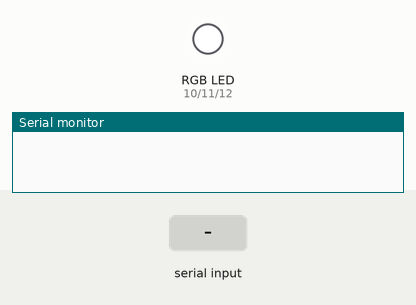
Simulated run of this sketch. Board: Arduino Uno, built with avr-gcc and run on an emulated ATmega328P. On the bench: an RGB LED mixed from three pins (HIGH = lit), the last lines printed to the serial monitor. The inputs (shaded band) are chosen by the test bench.

Above: at 1.2 s.
1.3 s: "90,45\n" received over Serial
At 2.0 s:
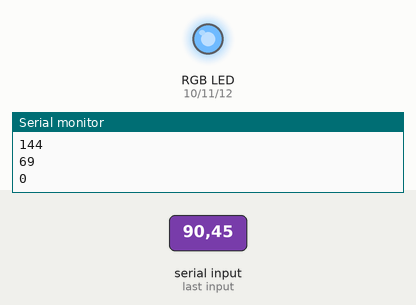
2.8 s: "30,150\n" received over Serial
At 3.4 s:
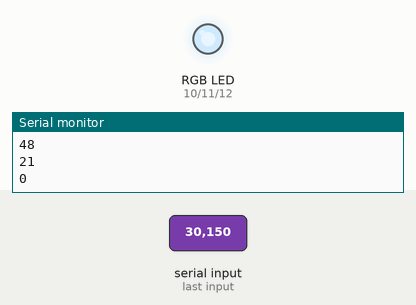
4.3 s: "5\n" received over Serial
At 4.8 s:
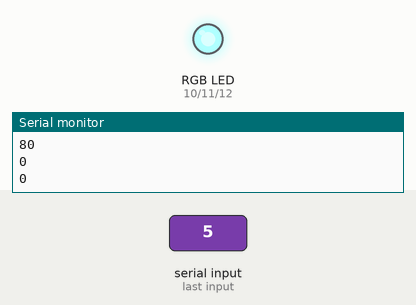
5.8 s: "90\n" received over Serial
At 6.1 s:
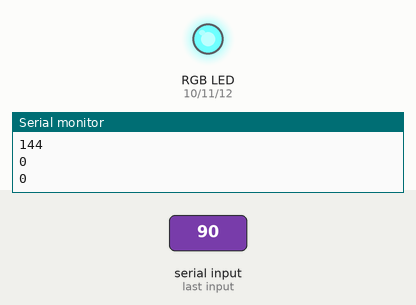
Timing chart, 0 to 8.3 s (numbered marks = the images above; inputs shaded):
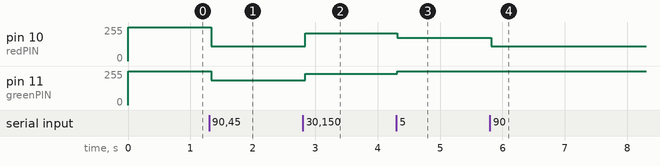

Measured:
- after the input at 1.3 s, pin 10 (redPIN): 255/255 → 111/255 at once; pin 11 (greenPIN): 255/255 → 186/255 at once
- after the input at 2.8 s, pin 10 (redPIN): 111/255 → 207/255 at once; pin 11 (greenPIN): 186/255 → 234/255 at once
- after the input at 4.3 s, pin 10 (redPIN): 207/255 → 175/255 at once; pin 11 (greenPIN): 234/255 → 255/255 at once
- after the input at 5.8 s, pin 10 (redPIN): 175/255 → 111/255 at once

The sketch:

ledrgb.ino
```cpp
int redPIN = 10;
int greenPIN = 11;
int bluePIN = 12;

void setup()
{
  pinMode(redPIN, OUTPUT);
  pinMode(greenPIN, OUTPUT);
  pinMode(bluePIN, OUTPUT);
  setColor(0, 0, 0);
  Serial.begin(9600);
}

char cadena[6];
byte posicion=0;
int valor;
char c;


void loop()
{
  if(Serial.available())
  {
    memset(cadena, 0,sizeof(cadena));

    while(Serial.available()>0)
    {
      delay(5);
      c = Serial.read();
      char n = charToHexa(c);
      if (n >= 0) {
      	cadena[posicion] = n;
        posicion++;
      }

    }
      int R = cadena[0] << 0x4 | cadena[1];
      int G = cadena[2] << 0x4 | cadena[3];
      int B = cadena[4] << 0x4 | cadena[5];
      Serial.println("HEXA: ");
      Serial.println(R);
      Serial.println(G);
      Serial.println(B);
      setColor(R, G, B);
    posicion=0;
  }

}

char charToHexa(char c){
  char output = -1;
  if (c >= 48 && c <= 57)
  {
    output = c - '0';
  }
  else
  {
    if (c >= 65 && c <= 70)
    {
      output = c - '7';
    }
    else
    {
      if (c >=97 && c <= 102)
      {
        output = c-32 -'7';
      }
    }
  }
  return output;
}

void setColor(int red, int green, int blue) {
  analogWrite(redPIN, 255 - red);
  analogWrite(greenPIN, 255 - green);
  analogWrite(bluePIN, 255 - blue);
}
```
